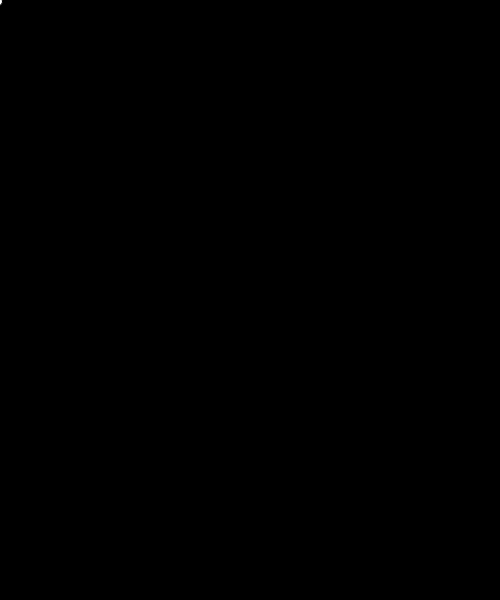
Frame 1 (no input)
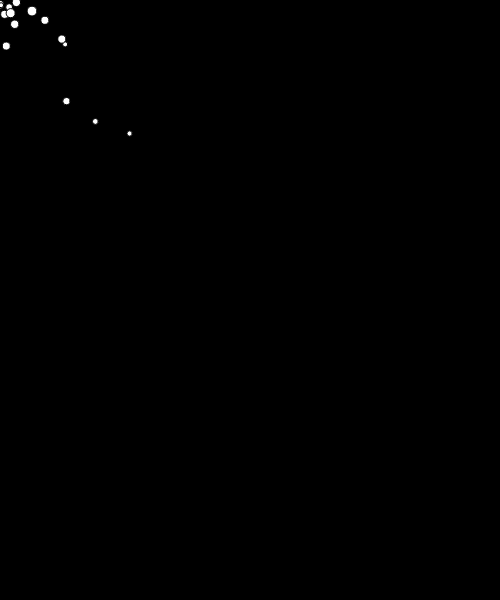
Frame 60 (no input)
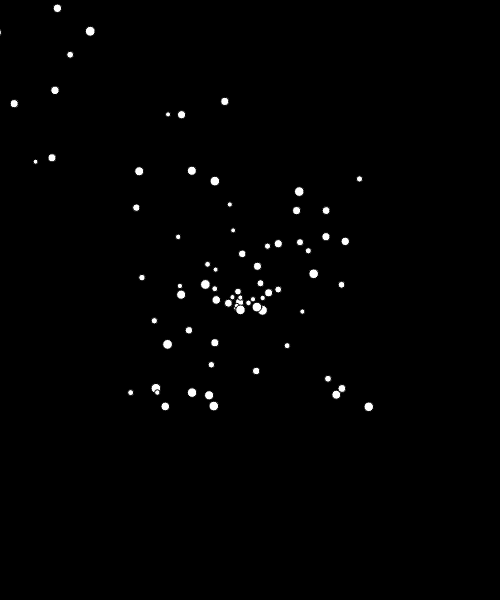
Frame 120 (the mouse pressed at the canvas centre since frame 60)

The p5.js sketch that drew these frames (run headless with seeded random() and noise() and a simulated clock; from frame 60 on, the mouse is pressed at the canvas centre):

// p5.js sketch
// ── sketch.js
// IMA | NYU Shanghai
// MOQN
// Oct 5 2019


//let NUM_OF_CIRCLES = 10;
let balls = [];

function setup() {
  createCanvas(500, 600);

  /*
  for (let i=0; i<NUM_OF_CIRCLES; i++) {
    balls[i] = new Ball(width/2, height/2, random(20, 30)); // (x, y, dia)
  }
  */
}

function draw() {
  background(0);

  // generate a ball every frame
  balls.push( new Ball(mouseX, mouseY, random(5, 10)) );

  for (let i=0; i<balls.length; i++) {
    let b = balls[i];
    b.move();
    b.display();
  }
}



class Ball {
  constructor(x, y, dia) {
    this.x = x;
    this.y = y;
    this.dia = dia;
    this.xSpd = random(-3, 3);
    this.ySpd = random(-3, 3);
  }
  move() {
    this.x += this.xSpd;
    this.y += this.ySpd;
  }
  display() {
    ellipse(this.x, this.y, this.dia, this.dia);
  }
}
